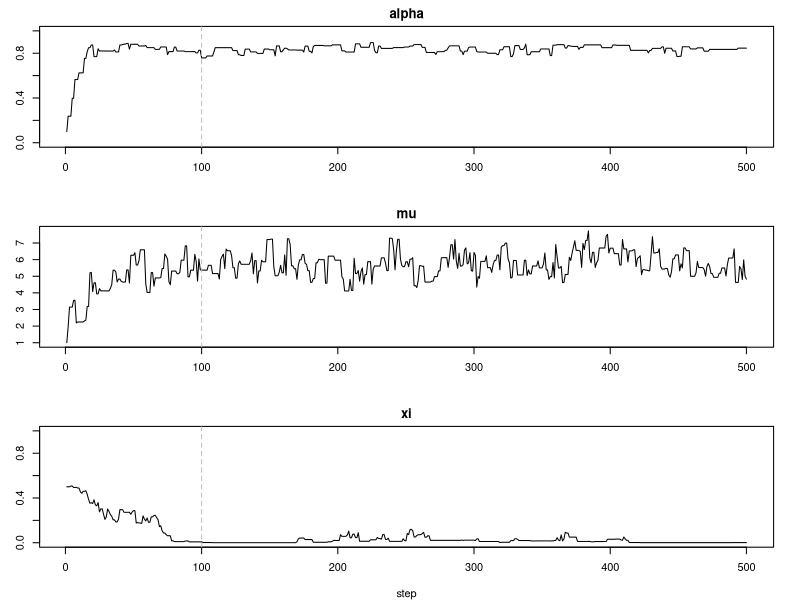
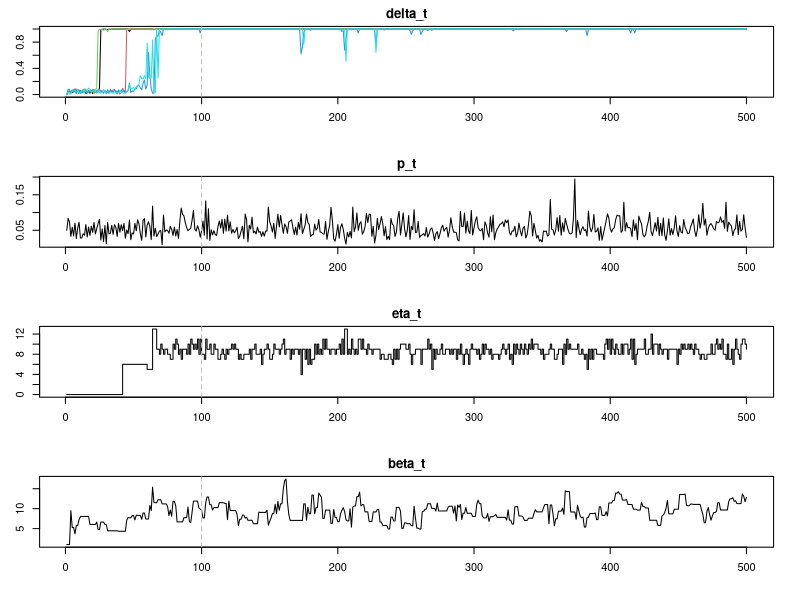
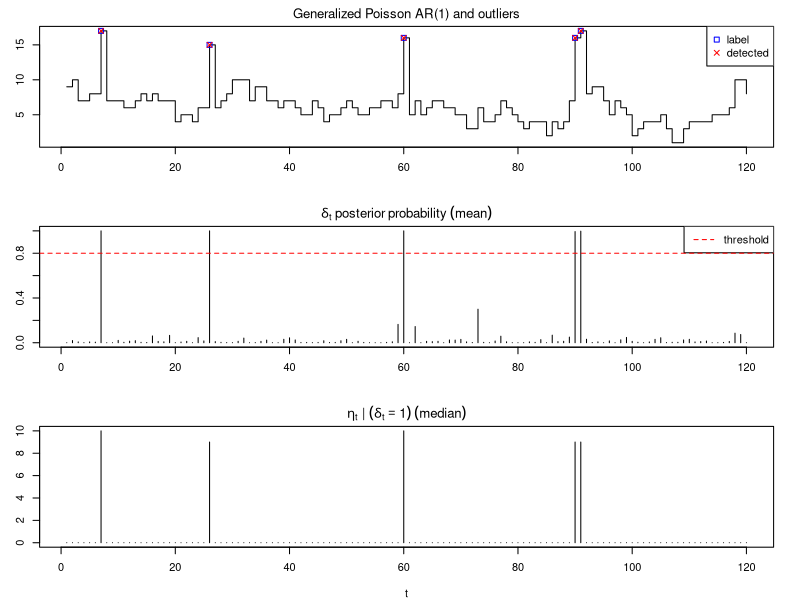
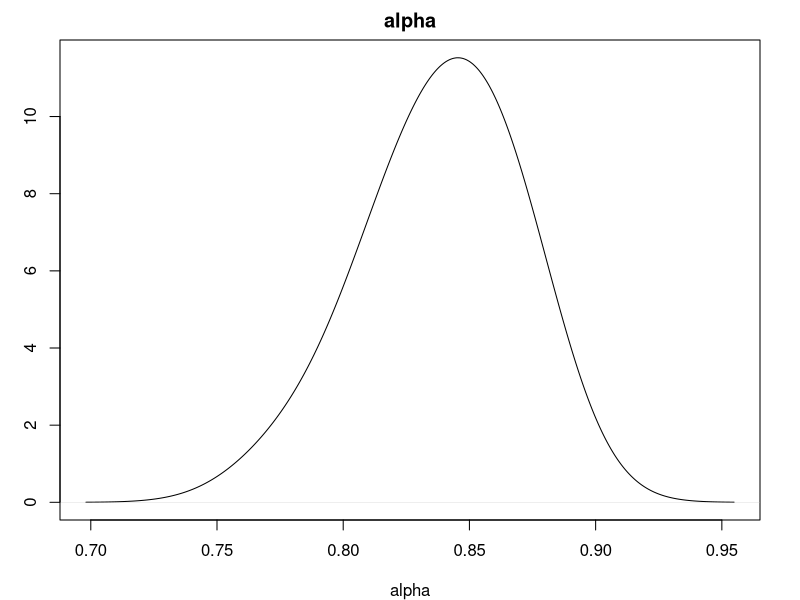
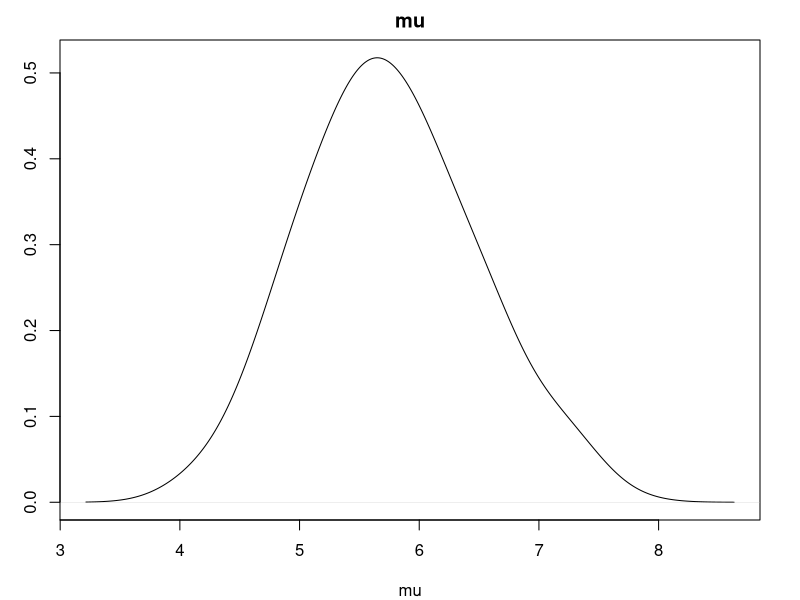
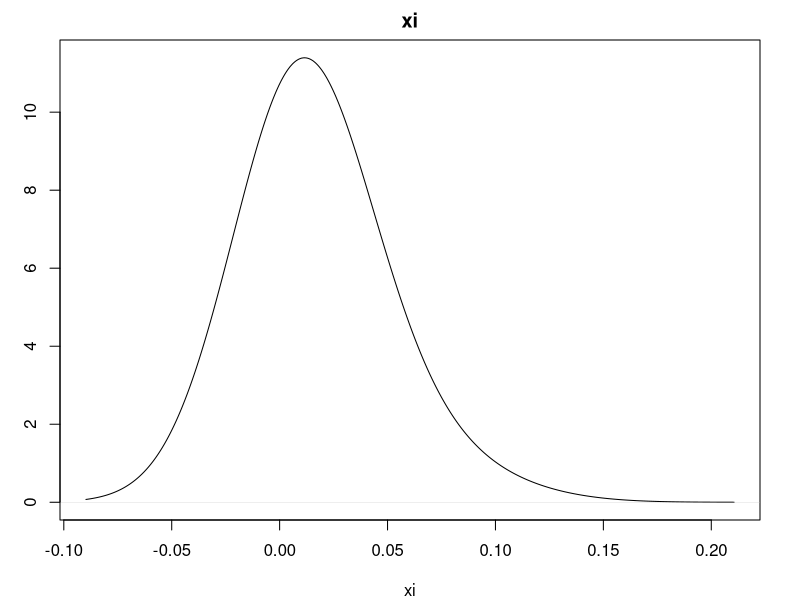

Write the R code that produced these figures, in order.
# Bayesian Outlier Detection in GPAR(1)
#
# GPAR(1): Generalized Poisson AR(1) (Alzaid and Al-Osh, 1992):
#   X_t = S_t(X_{t-1}) + e_t, t=1, 2 , ...
#
#       e_t    ~ GP(q*mu, xi)        (Generalized Poisson)
#       S_t(.) ~ QB(alpha, xi/mu, .) (Quasi-Binomial)
#       X_t    ~ GP(mu, xi)          (Generalized Poisson)
#
#   Constraints:
#       0 < alpha < 1
#       q = 1-alpha
#       mu > 0
#       0 <= xi < 1
#
# Additive outliers modeling (Silva et al, 2018):
#	Y_t = X_t + eta_t*delta_t
#
#		eta_t|beta_t ~ Poisson(beta_t)
#		delta_t      ~ Bernoulli(p_t)
#
#	Constraints
#		beta_t > 0
#		0 < p_t < 1
#		eta_t, delta_t mutually independents
#
# Prior distributions:
#   alpha		 ~ Beta     (a, b)
#   mu  		 ~ Gamma    (c, d)
#   xi  		 ~ Beta     (g, h)
#   delta_t|p_t  ~ Bernoulli(p_t)
#	p_t			 ~ Beta     (l, m)
#	eta_t|beta_t ~ Poisson  (beta_t)
#	beta_t		 ~ Gamma    (v, w)
#
# MCMC Method:
#   Gibbs Sampling with Random Walk Metropolis
#
# Author: Cleiton Moya de Almeida
#####

graphics.off()  # close all plots
rm(list=ls())	# clear the (global) environment variables
cat("\014") 	# clear the console (Ctrl+L)
set.seed(42)

# Print auxiliary function
printf <- function(...) {
	x = paste(sprintf(...),"\n")
	return(cat(x))
}

# Log-sum-exp auxiliary function
logsumexp <- function(x){
	c <- max(x)
	y <- c + log(sum((exp(x-c))))
	return(y)
}

# Auxiliary functions to compute full conditional posteriors

logf1 <- function(r, t, alpha, mu, xi, z){
	q <- 1-alpha
	logf1 <- log(choose(z[t-1], r)) + (r-1)*log(alpha*mu + r*xi) +
		(z[t-1]-r-1)*log(q*mu + (z[t-1]-r)*xi)
	return(logf1)
}

# ys1: y*[t-1]
log_f1 <- function(r, alpha, mu, xi, ys1){
    q <- 1-alpha
    logf1 <- log(choose(ys1, r)) + (r-1)*log(alpha*mu + r*xi) +
        (ys1-r-1)*log(q*mu + (ys1-r)*xi)
    return(logf1)
}


logf2 <- function(r, t, alpha, mu, xi, z){
	q <- 1-alpha
	logf2 <- (z[t]-r-1)*log(q*mu + xi*(z[t]-r)) -xi*(z[t]-r) -
		log(factorial(z[t]-r))
	return(logf2)
}

# ys: y*[t]
log_f2 <- function(r, alpha, mu, xi, ys){
    q <- 1-alpha
    logf2 <- (ys-r-1)*log(q*mu + xi*(ys-r)) -xi*(ys-r) -
        log(factorial(ys-r))
    return(logf2)
}


# Full conditional log-posterior of alpha
logpost_alpha <- function(alpha, mu, xi, delta, eta, y, a, b){
	z <- y - eta*delta
	q <- 1-alpha
	T <- length(y)
	logc1 <- (a+T-2)*log(alpha) + (b+2*T-3)*log(q) - mu*q*(T-1)

	soma1 <- 0
	for (t in 2:T){
		logc2 <- -(z[t-1]-1)*log(mu + z[t-1]*xi)
		Mt <- min(z[t], z[t-1])
		r_seq <- 0:Mt

		g <- function(r) logf1(r, t, alpha, mu, xi, z) +
			logf2(r, t, alpha, mu, xi, z)
		logsoma2 <- logsumexp(sapply(r_seq, g))
		soma1 <- soma1 + logc2 + logsoma2
	}
	logpost <- logc1 + soma1
	return(logpost)
}

# Full conditional log-posterior of mu
logpost_mu <- function(alpha, mu, xi, delta, eta, y, c, d){
    z <- y - eta*delta
    q <- 1-alpha
    T <- length(y)
    logc1 <- (c+2*T-3)*log(mu) - mu*(d + q*(T-1))

    soma1 <- 0
    for (t in 2:T){
        logc2 <- -(z[t-1]-1)*log(mu + z[t-1]*xi)
        Mt <- min(z[t], z[t-1])
        r_seq <- 0:Mt

        g <- function(r) logf1(r, t, alpha, mu, xi, z) +
            logf2(r, t, alpha, mu, xi, z)
        logsoma2 <- logsumexp(sapply(r_seq, g))
        soma1 <- soma1 + logc2 + logsoma2
    }
    logpost <- logc1 + soma1
    return(logpost)
}

# Full conditional log-posterior of xi
logpost_xi <- function(alpha, mu, xi, delta, eta, y, g, h){
    z <- y - eta*delta
    T <- length(y)
    logc1 <- (g-1)*log(xi) + (h-1)*log(1-xi)
    
    soma1 <- 0
    for (t in 2:T){
        logc2 <- -(z[t-1]-1)*log(mu + z[t-1]*xi)
        Mt <- min(z[t], z[t-1])
        r_seq <- 0:Mt
        
        g <- function(r) logf1(r, t, alpha, mu, xi, z) +
            logf2(r, t, alpha, mu, xi, z)
        logsoma2 <- logsumexp(sapply(r_seq, g))
        soma1 <- soma1 + logc2 + logsoma2
    }
    logpost <- logc1 + soma1
    return(logpost)
}

# logf, logfyj1, logfyj0: Used to compute logpost_delta_j
# ys:  y*[t]
# ys1: y*[t-1]
logf <- function(ys, ys1, alpha, mu, xi){
    q <- 1-alpha
    logc <- log(alpha) + 2*log(q*mu) - q*mu -(ys1-1)*log(mu + xi*ys1)

    Mt <- min(ys, ys1)
    if (Mt < 0){
    	Mt <- 0
    }
    r_seq <- 0:Mt
    g <- function(r) log_f1(r, alpha, mu, xi, ys1) +
        log_f2(r, alpha, mu, xi, ys)
    logsoma <- logsumexp(sapply(r_seq, g))

    logf <- logc + logsoma
    return(logf)
}

logfyj1 <- function(j, alpha, mu, xi, delta, eta, p, y){
    
    logf3 <- logf(y[j+1]-eta[j+1], y[j]  -eta[j]  , alpha, mu, xi)
    logf4 <- logf(y[j+1]         , y[j]  -eta[j]  , alpha, mu, xi)
    
    g3 <- logf3 + log(p[j+1])
    g4 <- logf4 + log(1-p[j+1])
    if (delta[j-1] == 1){
        logf1 <- logf(y[j]  -eta[j]  , y[j-1]-eta[j-1], alpha, mu, xi)
        out <- logf1 + logsumexp(c(g3,g4))
    } else {
        logf2 <- logf(y[j]  -eta[j]  , y[j-1]         , alpha, mu, xi)
        out <- logf2 + logsumexp(c(g3,g4))
    }
    
    return(out)
}

# needs only delta[j-1], eta[j-1], eta[j+1]
logfyj0 <- function(j, alpha, mu, xi, delta, eta, p, y){
    
    logf3 <- logf(y[j+1]-eta[j+1], y[j]           , alpha, mu, xi)
    logf4 <- logf(y[j+1]         , y[j]           , alpha, mu, xi)
    
    g3 <- logf3 + log(p[j+1])
    g4 <- logf4 + log(1-p[j+1])
    if (delta[j-1] == 1){
        logf1 <- logf(y[j]           , y[j-1]-eta[j-1], alpha, mu, xi)
        out <- logf1 + logsumexp(c(g3,g4))
    } else {
        logf2 <- logf(y[j]           , y[j-1]         , alpha, mu, xi)
        out <- logf2 + logsumexp(c(g3,g4))
    }
    
    return(out)
}

# Full conditional log-posterior of delta_j
# needs only delta[j-1], eta[j-1], eta[j], eta[j+1]
# note it can be evaluated only for j=2:(T-1)
logpost_delta_j <- function(j, alpha, mu, xi, delta, eta, p, y){
    g1 <- log(p[j])   + logfyj1(j, alpha, mu, xi, delta, eta, p, y)
    g2 <- log(1-p[j]) + logfyj0(j, alpha, mu, xi, delta, eta, p, y)
    logpost <- g1 - logsumexp(c(g1, g2))
    return(logpost)
}

# Full conditional log-posterior of p_j
# needs only delta[j]
logpost_p_j <- function(j, delta, p_j, l, m){
	logpost <- (delta[j]+l-1)*log(p_j) + (m-delta[j])*log(1-p_j)
	return(logpost)
}

# Full conditional log-posterior of eta_j
logpost_eta_j <- function(j, alpha, mu, xi, delta, eta, eta_j, p, beta, y){
	logpi <- -beta[j] + eta_j*log(beta[j]) -log(factorial(eta_j))
	eta_ <- eta
	eta_[j] = eta_j
	logpost <- logpi + logfyj1(j, alpha, mu, xi, delta, eta_, p, y)
	return(logpost)
}

# Full conditional log-posterior of beta_j
logpost_beta_j <- function(j, eta, beta_j, v, w){
	logpost <- -beta_j*(w+1) + (eta[j]+v-1)*log(beta_j)
	return(logpost)
}


# Auxiliary functions for Metropolis
# Simulate a proposed value (random walk)
sim_xprop <- function(x, sigma){
	x_prop <- rnorm(n=1, mean=x, sd=sigma)
	return(x_prop)
}

# Acceptance probability of alpha_prop
logprob_accept_alpha <- function(alpha_prop, alpha, mu, xi,
								 delta, eta, y, a, b){
	p1 <- logpost_alpha(alpha_prop, mu, xi, delta, eta, y, a, b)
	p2 <- logpost_alpha(alpha, mu, xi, delta, eta, y, a, b)
	if (p1 < p2){
		prob_accept <- min(1, exp(p1-p2))
	} else {
		prob_accept = 1
	}
	return(prob_accept)
}

# Acceptance probability of mu_prop
logprob_accept_mu <- function(mu_prop, mu, alpha, xi, delta, eta, y, c, d){
	p1 <- logpost_mu(alpha, mu_prop, xi, delta, eta, y, c, d)
	p2 <- logpost_mu(alpha, mu, xi, delta, eta, y, c, d)
	if (p1 < p2){
		prob_accept <- min(1, exp(p1-p2))
	} else {
		prob_accept = 1
	}
	return(prob_accept)
}

# Acceptance probability of xi_prop
logprob_accept_xi <- function(xi_prop, xi, alpha, mu, delta, eta, y, g, h){
	p1 <- logpost_xi(alpha, mu, xi_prop, delta, eta, y, g, h)
	p2 <- logpost_xi(alpha, mu, xi, delta, eta, y, g, h)
	if (p1 < p2){
		prob_accept <- min(1, exp(p1-p2))
	} else {
		prob_accept = 1
	}
	return(prob_accept)
}

# Acceptance probability of beta_j_prop
logprob_accept_beta_j <- function(j, beta_j_prop, beta_j, eta, v, w){
	p1 <- logpost_beta_j(j, eta, beta_j_prop, v, w)
	p2 <- logpost_beta_j(j, eta, beta_j, v, w)
	if (p1 < p2){
		prob_accept <- min(1, exp(p1-p2))
	} else {
		prob_accept = 1
	}
	return(prob_accept)
}

# Draw alpha (Random Walk Metropolis)
ralpha <- function(alpha0, sigma, mu, xi, delta, eta, y, a, b){

	ac <- 0 # accepted flag
	alpha <- alpha0

	# simulate a proposed value for alpha
	alpha_prop <- sim_xprop(alpha, sigma)

	# verify the variable constrain
	if (alpha_prop > 0 & alpha_prop < 1){

		# acceptance probability
		prob_accept <- logprob_accept_alpha(alpha_prop, alpha, mu, xi,
											delta, eta, y, a, b)

		# acceptance criteria
		u <- runif(1)
		if  (u < prob_accept){
			alpha <- alpha_prop
			ac <- 1
		}
	}
	return(list(alpha=alpha, ac=ac))
}

# Draw mu (Random Walk Metropolis)
rmu <- function(mu0, sigma, alpha, xi, delta, eta, y, c, d){

	ac <- 0 # accepted flag
	mu <- mu0

	# simulate a proposed value for alpha
	mu_prop <- sim_xprop(mu, sigma)

	# verify the variable constrain
	if (mu_prop > 0){

		# acceptance probability
		prob_accept <- logprob_accept_mu(mu_prop, mu, alpha, xi,
										 delta, eta, y, c, d)

		# acceptance criteria
		u <- runif(1)
		if  (u < prob_accept){
			mu <- mu_prop
			ac <- 1
		}
	}
	return(list(mu=mu, ac=ac))
}

# Draw xi (Random Walk Metropolis)
# Samples xi
rxi <- function(xi0, sigma, alpha, mu, delta, eta, y, g, h){
    
    ac <- 0 # accepted flag
    xi <- xi0
    
    # simulate a proposed value for alpha
    xi_prop <- sim_xprop(xi, sigma)
    
    # verify the variable constrain
    if (xi_prop >= 0 & xi_prop < 1){
        
        # acceptance probability
        prob_accept <- logprob_accept_xi(xi_prop, xi, alpha, mu, delta, eta, y, g, h)
        
        # acceptance criteria
        u <- runif(1)
        if  (u < prob_accept){
            xi <- xi_prop
            ac <- 1
        }
    }
    return(list(xi=xi, ac=ac))
}



# Draw delta (Bernoulli Distribution)
rdelta <- function(alpha, mu, xi, delta, eta, p, y){
	n <- length(y)
	j_seq <- seq(2, n-1)
	g <- function(z) exp(logpost_delta_j(j=z, alpha, mu, xi, delta, eta, p, y))
	prob_delta <- sapply(j_seq, g)
	delta[2:(n-1)] <- rbinom(n-2, 1, prob_delta)
	prob_delta <- c(0, prob_delta, 0)
	return(list(delta=delta, prob_delta=prob_delta))
}

# Draw eta_j (Discrete Distribution)
reta_j <- function (j, alpha, mu, xi, delta, eta, p, beta, y){
	etaj_seq <- seq(0, y[j])
	g <- function(z) exp(logpost_eta_j(j, alpha, mu, xi, delta, eta, eta_j=z, p, beta, y))
	eta_pmf <- sapply(etaj_seq, g)
	eta_pmf <- eta_pmf/sum(eta_pmf)
	eta_j <- sample(etaj_seq, 1, prob=eta_pmf)
	return(eta_j)
}

# Draw eta (only for delta_j = 1)
reta <- function(alpha, mu, xi, delta, eta, p, beta, y){
	j_seq <- which(delta==1) # sample eta lonly for j|delta_j=1
	if (length(j_seq) > 0) {
		g <- function(z) reta_j(j=z, alpha, mu, xi, delta, eta, p, beta, y)
		eta_1 <- sapply(j_seq, g)
		eta[j_seq] <- eta_1
	}
	return(eta)
}

# Draw p_j (Beta Distribution)
rp_j <- function(j, delta, l, m){
	pj <- rbeta(1, delta[j]+l, m-delta[j]+1)
	return(pj)
}

# Draw p
rp <- function(delta, l, m){
	T <- length(delta)
	j_seq = seq(1, T)
	g <- function(z) rp_j(j=z, delta, l, m)
	p <- sapply(j_seq, g)
	return(p)
}

# Draw beta_j (Random Walk Metropolis)
rbeta_j <- function(j, beta_j0, sigma, eta, v, w){
	ac <- 0 # accepted flag
	beta_j <- beta_j0

	# simulate a proposed value for beta_j
	beta_j_prop <- sim_xprop(beta_j, sigma)

	# verify the variable constrain
	if (beta_j_prop > 0){

		# acceptance probability
		prob_accept <- logprob_accept_beta_j(j, beta_j_prop, beta_j, eta, v, w)

		# acceptance criteria
		u <- runif(1)
		if  (u < prob_accept){
			beta_j <- beta_j_prop
			ac <- 1
		}
	}
	return(list(beta_j=beta_j, ac=ac))
}

# Draw beta
rbetavect <- function(x0, sigma, eta, v, w){
	beta <- x0
	T <- length(beta)
	j_seq <- seq(1, T)
	na <- 0

	for (j in j_seq){
		res <- rbeta_j(j, x0[j], sigma, eta, v, w)
		beta_j <- res$beta_j
		na_j <- res$ac
		na <- na + na_j
		beta[j] <- beta_j
	}
	ac <- na/T # taxa de aceitação média
	return(list(beta=beta, ac=ac))
}

# Read the data
x_df <- read.csv("data/x_120_poinar.csv", header = FALSE)
x <- x_df[[1]]
T <- length(x)

# Insert the outliers
#tau <- c(25, 75, 76, 125, 175)
#eta_tau <- 15
tau <- c(7, 26, 60, 90, 91)
eta_tau <- 9
y <- x
y[tau] <- y[tau] + eta_tau

# Simulation parameters
N      <- 500 # number of steps
burnin <- 100

# Parameters intialization
alpha      <- 0.1
mu         <- 1
xi         <- 0.5
delta      <- rep(0, T)
prob_delta <- rep(0, T)
eta        <- rep(0, T)
p          <- rep(0.05, T)
beta       <- rep(1, T)

# Prior hyperparameters
a <- 0.01 # alpha
b <- 0.01 # alpha
c <- 0.1  # mu
d <- 0.1  # mu
g <- 0.01 # xi
h <- 0.01 # xi
l <- 5    # p_t
m <- 95   # p_t
v <- 10   # eta_t
w <- 1    # eta_t

# Random walking Metropolis parameters
sigma_alpha  <- 0.1
sigma_mu     <- 1
sigma_xi     <- 0.05
sigma_beta   <- 4

# Accepted steps counters
na_alpha <- 0
na_mu <- 0
na_xi <- 0
ac_beta <- 0

# Vectors and matrices with traces
Alpha	   <- numeric(N)
Mu		   <- numeric(N)
Xi		   <- numeric(N)
Delta	   <- matrix(nrow=N, ncol=T)
Prob_delta <- matrix(nrow=N, ncol=T)
Eta 	   <- matrix(nrow=N, ncol=T)
P		   <- matrix(nrow=N, ncol=T)
Beta	   <- matrix(nrow=N, ncol=T)


Alpha[1] <- alpha
Mu[1] <- mu
Xi[1] <- xi
Delta[1, ] <- delta
Prob_delta[1, ] <- prob_delta
Eta[1, ] <- eta
P[1, ] <- p
Beta[1, ] <- beta

#####
start_time = proc.time() # para cálculo do tempo de execução
for (n in 2:N){

	if (n %% 100 == 0){
		printf("Step %d/%d: acceptance ratio: alpha: %.2f, mu: %.2f, xi: %.2f, beta: %.2f",
			   n, N, na_alpha/n, na_mu/n, na_xi/n, ac_beta)
	}

	# Draw alpha (Metropolis step)
	res <- ralpha(alpha, sigma_alpha, mu, xi, delta, eta, y, a, b)
	alpha <- res$alpha
	na_alpha <- na_alpha + res$ac
	Alpha[n] <- alpha

	# Draw mu (Metropolis step)
	res <- rmu(mu, sigma_mu, alpha, xi, delta, eta, y, c, d)
	mu <- res$mu
	na_mu <- na_mu +  res$ac
	Mu[n] <- mu

	# Draw xi (Metropolis step)
	res <- rxi(xi, sigma_xi, alpha, mu, delta, eta, y, g, h)
	xi <- res$xi
	na_xi <- na_xi +  res$ac
	Xi[n] <- xi

	# Draw p (Beta distribution)
	p <- rp(delta, l, m)
	P[n, ] <- p

	# Draw eta (Discrete simulation - R sample function)
	eta <- reta(alpha, mu, xi, delta, eta, p, beta, y)
	Eta[n, ] <- eta

	# Draw beta (Metropolis step)
	res <- rbetavect(beta, sigma_beta, eta, v, w)
	beta <- res$beta
	ac_beta <- (n-1)*(ac_beta)/n + res$ac/n
	Beta[n, ] <- beta
	
	# Draw delta (Bernoulli distribution)
	res <- rdelta(alpha, mu, xi, delta, eta, p, y)
	delta <- res$delta
	prob_delta <-res$prob_delta
	Delta[n, ] <- delta
	Prob_delta[n, ] <- res$prob_delta
}
#####
# Execution time
end_time <- proc.time()
elapsed_time <- (end_time - start_time)[[3]]
printf("Execution time: %.0f s\n", elapsed_time)

# Acceptance ratios
# ac_p  <- na_alpha/N
# ac_mu <- na_mu/N
# ac_xi <- na_xi/N
# printf("Acceptance rate - alpha: %.2f", ac_p)
# printf("Acceptance rate - mu: %.2f", ac_mu)
# printf("Acceptance rate - xi: %.2f", ac_xi)
# printf("Acceptance rate - beta: %.2f", ac_beta)

# Values after burn in
Alpha_final <- Alpha[(burnin+1):N]
Mu_final <- Mu[(burnin+1):N]
Xi_final <- Xi[(burnin+1):N]
Delta_final <- Delta[(burnin+1):N, ]
Prob_delta_final <- Prob_delta[(burnin+1):N, ]
Eta_final <- Eta[(burnin+1):N, ]

# Mean values
alpha_mean <- mean(Alpha_final)
mu_mean <- mean(Mu_final)
xi_mean <- mean(Xi_final)
prob_delta_mean <- colMeans(Prob_delta_final)

# Estimatives using median
delta_est <- numeric(T)
eta_est <- numeric(T)

median_round_up <- function(x){
	q <- quantile(x, 0.5)
	med <- min(x[x >= q])
	return(med)
}

for (j in 1:T) {
    delta_est[j] <- median_round_up(Delta_final[, j])
    eta_est[j] <- median_round_up(Eta_final[, j])
}

# Estimated outliers using threshold probability
threshold <- 0.8
tau_est <- which(prob_delta_mean > threshold)

printf("alpha mean: %.2f", alpha_mean)
printf("mu mean: %.2f", mu_mean)
printf("xi mean: %.2f", xi_mean)
cat("\ntau: ", tau)
cat("\ntau_est: ", tau_est)
cat("\nprob_delta[tau_est]: ", prob_delta_mean[tau_est])
cat("\neta_est ", eta_est[tau_est])

#####
# Trace plots
par(mfrow = c(3, 1), mar=c(4,3,2,2))
plot(Alpha, type="l", main="alpha", xlab="", ylab="", ylim=c(0,1))
abline(v=burnin, col="gray", lty=2)
plot(Mu, type="l", main="mu", xlab="", ylab="")
abline(v=burnin, col="gray", lty=2)
plot(Xi, type="l", main="xi", xlab="step", ylab="", ylim=c(0,1))
abline(v=burnin, col="gray", lty=2)

#####
par(mfrow = c(4, 1), mar=c(4,3,2,2))
plot(Prob_delta[, tau_est[1]], type="l", main="delta_t", xlab="", ylab="")
jmax <- min(5,length(tau_est))
for (j in 2:jmax){
    lines(Prob_delta[, tau_est[j]], type="l", main="delta_t", xlab="", ylab="", col=j)
}

abline(v=burnin, col="gray", lty=2)
plot(P[, 90], type="l", main="p_t", xlab="", ylab="")
abline(v=burnin, col="gray", lty=2)
plot(Eta[, 90], type="s", main="eta_t", xlab="", ylab="")
abline(v=burnin, col="gray", lty=2)
plot(Beta[, 90], type="l", main="beta_t", xlab="", ylab="")
abline(v=burnin, col="gray", lty=2)


#####
#Outlier detection
par(mfrow = c(3, 1), mar=c(4,3,2,2))
plot(y, type="s", main="Generalized Poisson AR(1) and outliers", xlab="", ylab="", 
     font.main=1)
points(tau, y[tau], col="blue", pch=0)
points(tau_est, y[tau_est], col="red", pch=4)
legend(x="topright", pch=c(0, 4), col=c("blue", "red"), 
       legend=c("label", "detected"))
plot(prob_delta_mean, type="h",
     main=expression(delta[t]~posterior~probability~(mean)), 
     xlab="", ylab="", ylim=c(0,1))
legend(x="topright", col="red", lty=2, legend="threshold")
abline(h=threshold, col="red", lty=2)
y_ <- rep(0, T)
y_[tau_est] <- eta_est[tau_est]
plot(1:T, y_, type="h", 
     main=expression(eta[t] * " | " * (delta[t]==1) ~ (median)), 
     xlab="t", ylab="")

#####
# Posterior densities
par(mfrow=c(1,1))
plot(density(Alpha_final, bw=0.02), main="alpha", xlab="alpha")
plot(density(Mu_final, bw=0.3), main="mu", xlab="mu")
plot(density(Xi_final, bw=0.03), main="xi", xlab="xi")
